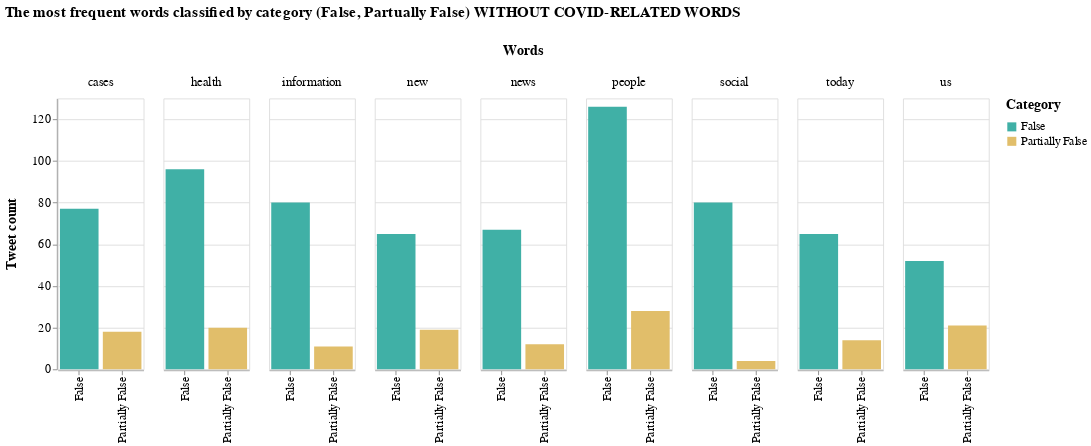

Notebook source saved alongside this figure:
### Markdown cell above
Let's create the chart:

### Code cell
fdist_mentions = dict(nltk.FreqDist(comment_words_nocovid))
#print(fdist_mentions)
df_mentions = pd.DataFrame.from_dict(fdist_mentions, orient='index').reset_index()
df_mentions = df_mentions.rename(columns={'index':'Words', 0:'Count'})
col_one_list_mentions = df_mentions['Words'].tolist()
col_two_list_mentions = df_mentions['Count'].tolist()

#print(df_mentions)

typelist_mentions=[]
namelist_mentions=[]

indexm = 0

count_false_mentions = [0] * len(col_one_list_mentions)
count_part_mentions = [0] * len(col_one_list_mentions)

for el in col_one_list_mentions:
    tokm = el.split()
    namelist_mentions.append(tokm[0])
    #typelist.append(tok[1])
    if tokm[0] in namelist_mentions:
        indxm = namelist_mentions.index(tokm[0])
        if tokm[1] == "false":
            count_false_mentions[indxm] = col_two_list_mentions[indexm]
        elif tokm[1] == "partiallyfalse":
            count_part_mentions[indxm] = col_two_list_mentions[indexm]
        else:
            print("errore count")
   
    indexm = indexm + 1


df_mentions['Words']=namelist_mentions
df_mentions['False']=count_false_mentions
df_mentions['Partially False']=count_part_mentions
del df['Count']
df_mentions['Count'] = df_mentions['False'] + df_mentions['Partially False']
#del df['count']

#df['type']=typelist

### Figure 1 — Vega-Lite specification as saved in the notebook (floating-point values rounded to 4 significant figures; data arrays with more than 128 entries replaced by an {"elided": "..."} marker saying what was removed)
{"config": {"view": {"continuousWidth": 400, "continuousHeight": 300}, "axis": {"labelFontSize": 13, "titleFontSize": 15, "titlePadding": 15}, "header": {"labelFontSize": 14, "titleFontSize": 16}, "legend": {"labelFontSize": 13, "titleFontSize": 15, "titlePadding": 10}, "title": {"fontSize": 17, "offset": 25}}, "data": {"name": "data-f7bf9aadcbeb8a181043a4a6fa9486db"}, "mark": "bar", "encoding": {"color": {"type": "nominal", "field": "key", "scale": {"range": ["#40B0A6", "#E1BE6A"]}, "title": "Category"}, "column": {"type": "nominal", "field": "Words"}, "tooltip": [{"type": "nominal", "field": "key", "title": "Tweet Type"}, {"type": "nominal", "field": "Words", "title": "Word"}, {"type": "quantitative", "field": "value", "title": "Tweet count"}], "x": {"type": "nominal", "field": "key", "title": null}, "y": {"type": "quantitative", "field": "value", "title": "Tweet count"}}, "title": "The most frequent words classified by category (False, Partually False) WITHOUT COVID-RELATED WORDS", "transform": [{"fold": ["False", "Partially False"]}, {"filter": {"field": "Count", "range": [72, 154]}}], "width": 95, "$schema": "https://vega.github.io/schema/vega-lite/v4.8.1.json", "datasets": {"data-f7bf9aadcbeb8a181043a4a6fa9486db": {"elided": "8819 records"}}}
